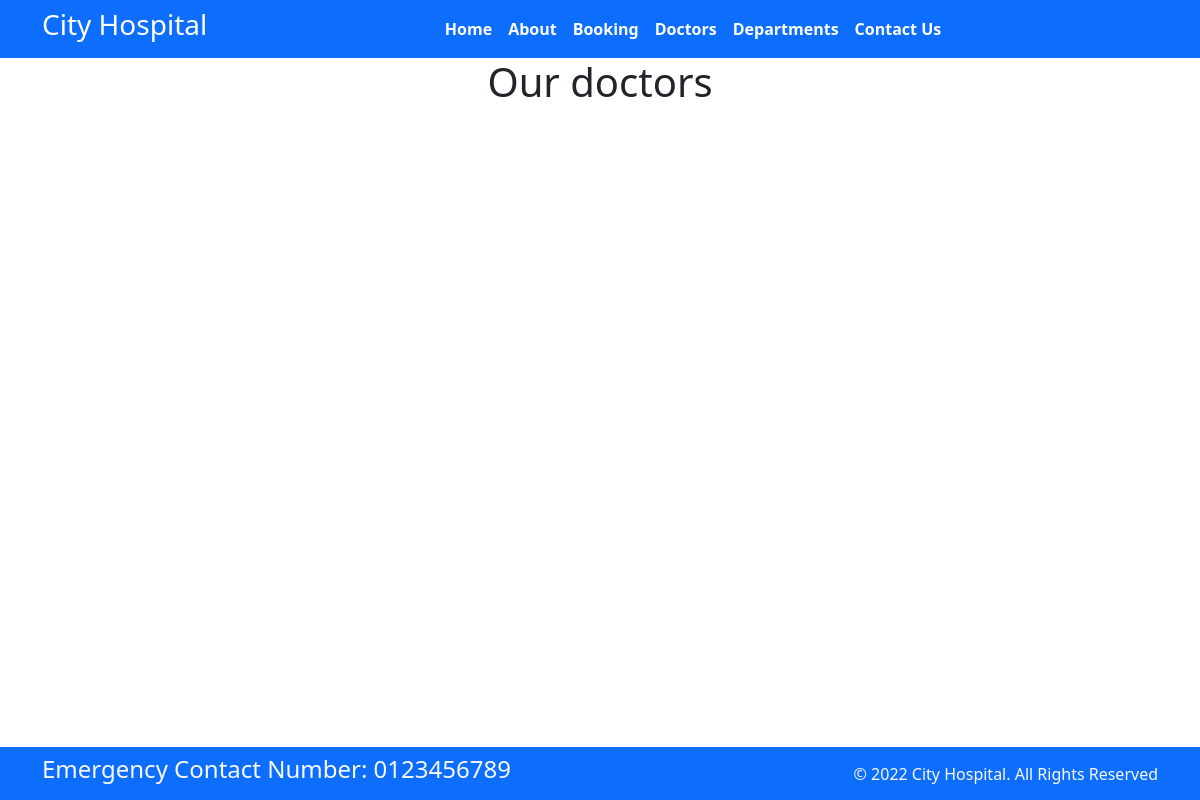
/doctors/, run on an earlier commit of the app's database.
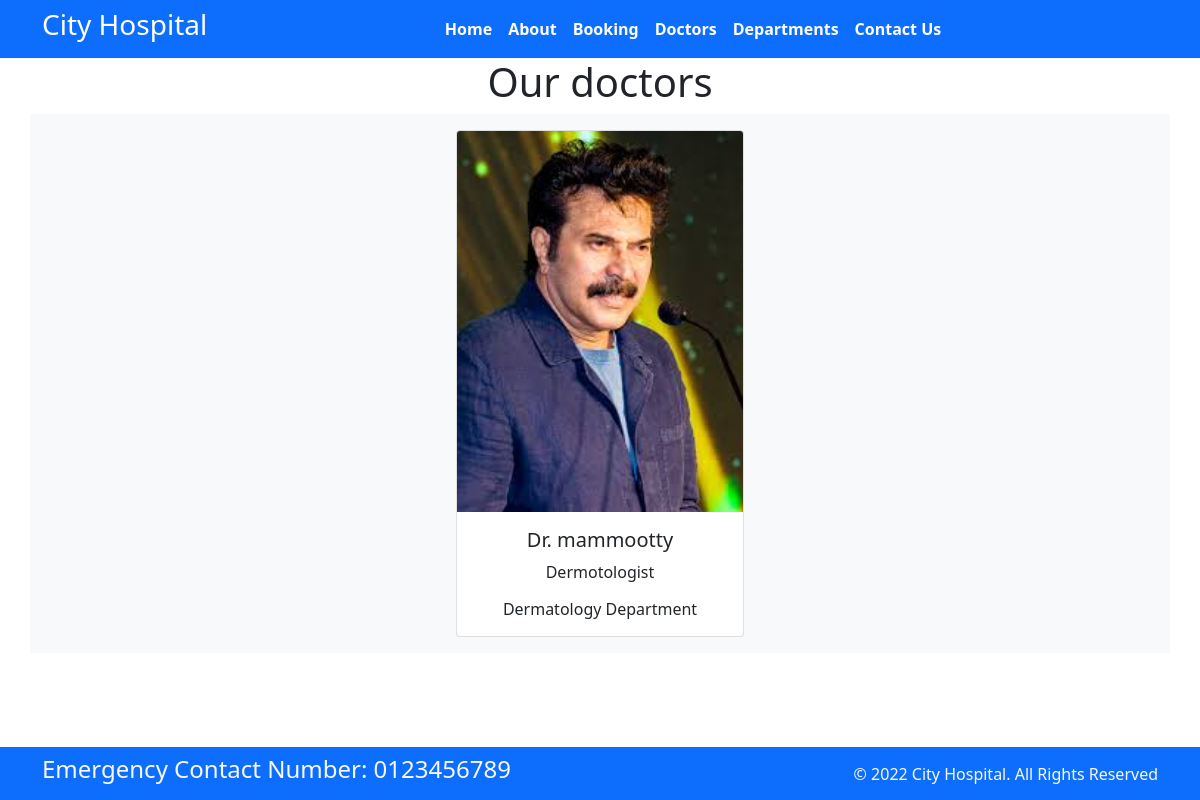
And on a later commit of the database.
### home/models.py (models this page shows, shortened)
class Doctors(models.Model):
    doc_name = models.CharField(max_length=225)
    doc_spec = models.CharField(max_length=225)
    dep_name = models.ForeignKey(Departments,on_delete=models.CASCADE)
    doc_image = models.ImageField(upload_to='doctors')

class Departments(models.Model):
    dep_name = models.CharField(max_length=100)
    dep_decription =models.TextField()
    def __str__(self):
        return self.dep_name

### home/views.py (the view)
# urls.py: path('doctors/',views.doctors, name="doctors"),
def doctors(request):
    dicts_docs = {
        'doctors':Doctors.objects.all()
    }
    return render(request,'doctors.html',dicts_docs)

### templates/doctors.html (shortened to what this page needs)
{% extends "base.html" %}
{% block content %}
<h1 class="text-center">Our doctors</h1>
<div class="container text-center bg-light">
    {% for d in doctors %}
        <div class="card text-center mx-3 my-3" style="width: 18rem; display:inline-block">
  <img src="{{d.doc_image.url}}" class="card-img-top" alt="...">
  <div class="card-body">
    <h5 class="card-title">Dr. {{d.doc_name}}</h5>
    <p class="card-text">{{d.doc_spec}}</p>
    <h6 class="card-text">{{d.dep_name}} Department</h6>
  </div>
</div>
    {% endfor %}
</div>
{% endblock  %}

What changed in the data, as far as the page shows it:
added Doctors: doc_image (picture), doc_name "mammootty", doc_spec "Dermotologist", dep_name "Dermatology"
